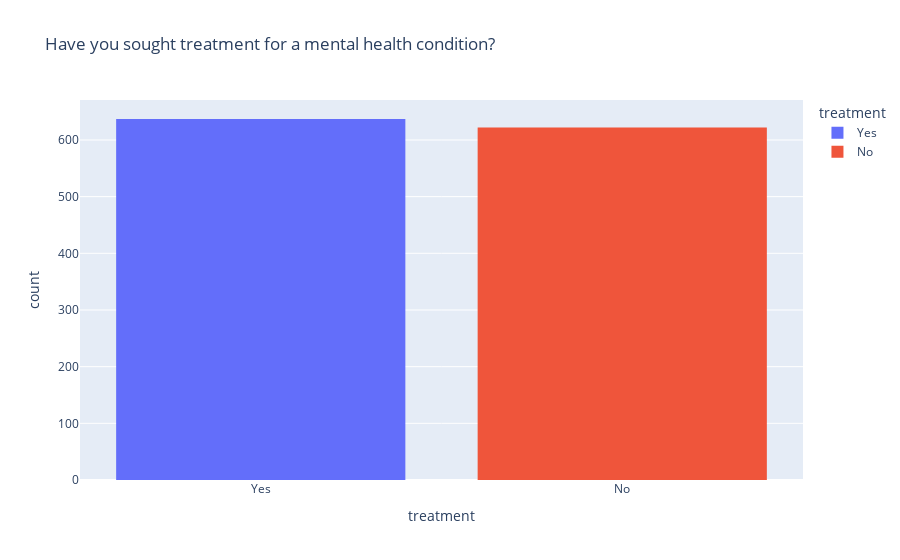

This figure's notebook cell:
### Code cell
# for the first visualisation we decided to see if any treatment is beeing used
# we are going to use plotly for the first bar chart
fig1 = px.histogram(df, x = 'treatment',color='treatment', title="Have you sought treatment for a mental health condition?")
fig1

### Figure 1 — Plotly figure (JSON) as saved in the notebook; plotly's stock layout.template omitted (floating-point values rounded to 4 significant figures; data arrays with more than 128 entries replaced by an {"elided": "..."} marker saying what was removed)
{"data": [{"alignmentgroup": "True", "bingroup": "x", "hovertemplate": "treatment=%{x}<br>count=%{y}<extra></extra>", "legendgroup": "Yes", "marker": {"color": "#636efa", "pattern": {"shape": ""}}, "name": "Yes", "offsetgroup": "Yes", "orientation": "v", "showlegend": true, "type": "histogram", "x": {"elided": "637 str values"}, "xaxis": "x", "yaxis": "y"}, {"alignmentgroup": "True", "bingroup": "x", "hovertemplate": "treatment=%{x}<br>count=%{y}<extra></extra>", "legendgroup": "No", "marker": {"color": "#EF553B", "pattern": {"shape": ""}}, "name": "No", "offsetgroup": "No", "orientation": "v", "showlegend": true, "type": "histogram", "x": {"elided": "622 str values"}, "xaxis": "x", "yaxis": "y"}], "layout": {"barmode": "relative", "legend": {"title": {"text": "treatment"}, "tracegroupgap": 0}, "title": {"text": "Have you sought treatment for a mental health condition?"}, "xaxis": {"anchor": "y", "categoryarray": ["Yes", "No"], "categoryorder": "array", "domain": [0, 1], "title": {"text": "treatment"}}, "yaxis": {"anchor": "x", "domain": [0, 1], "title": {"text": "count"}}}}
